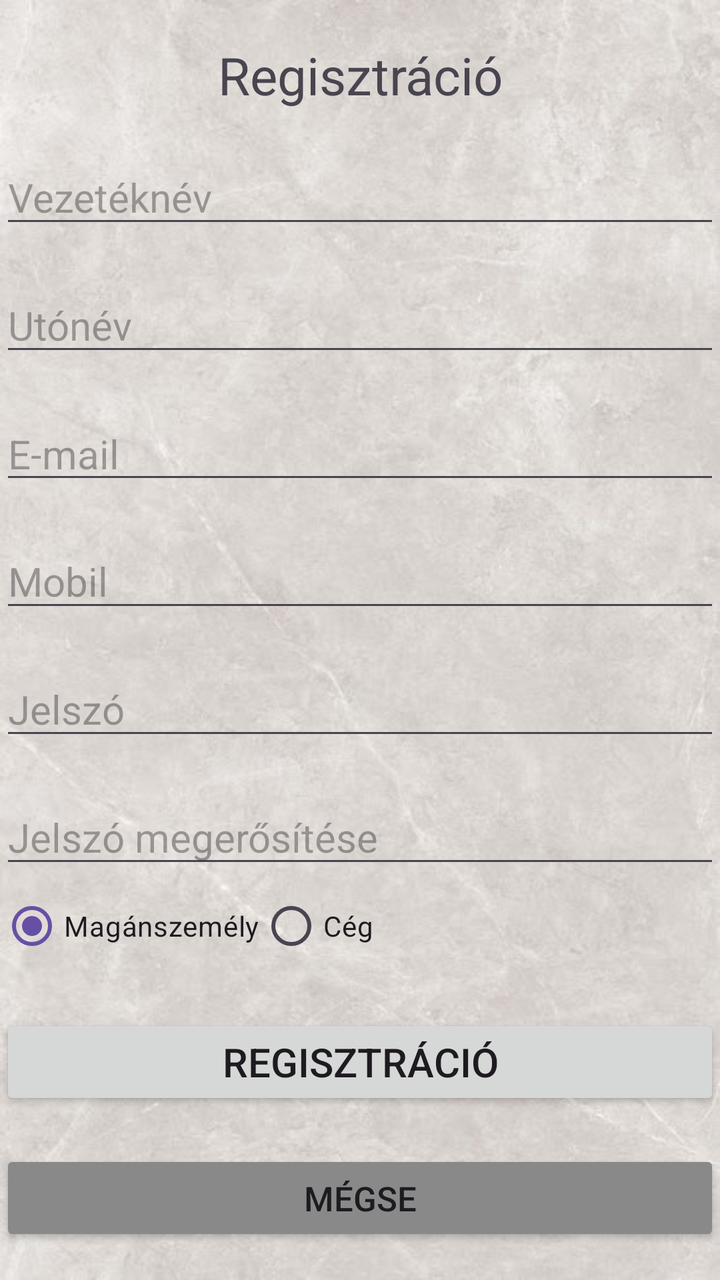
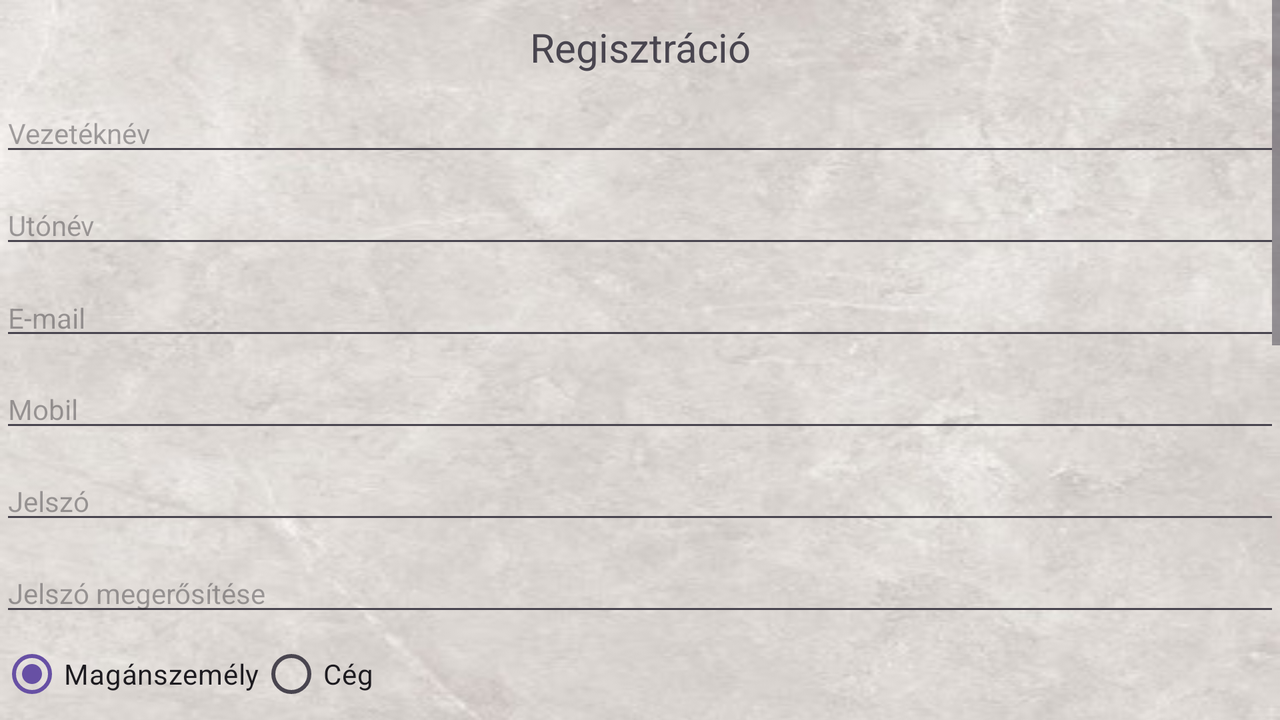

Compare how this app lays out the same screen by default and in its alternative resource folder. The renders come first, then the two layout files and the values they reference.
<!-- AndroidManifest.xml: application theme Theme.CsempeShop -->
<!-- res/layout/activity_register.xml -->
<?xml version="1.0" encoding="utf-8"?>
<RelativeLayout
    xmlns:android="http://schemas.android.com/apk/res/android"
    xmlns:app="http://schemas.android.com/apk/res-auto"
    xmlns:tools="http://schemas.android.com/tools"
    android:layout_width="match_parent"
    android:layout_height="match_parent"
    tools:context=".RegisterActivity"
    android:background="@drawable/tiles_bg_1">

    <TextView
        android:id="@+id/registrationSiteTitle"
        android:layout_width="match_parent"
        android:layout_height="wrap_content"
        android:text="@string/registration"
        android:textSize="26dp"
        android:layout_marginTop="20dp"
        android:layout_alignParentStart="true"
        android:layout_alignParentEnd="true"
        android:textAlignment="center"
        tools:layout_editor_absoluteX="28dp"
        tools:layout_editor_absoluteY="148dp" />

    <EditText
        android:id="@+id/lastnameEditText"
        android:layout_width="match_parent"
        android:layout_height="wrap_content"
        android:layout_below="@id/registrationSiteTitle"
        android:layout_alignParentStart="true"
        android:layout_alignParentEnd="true"
        android:layout_marginTop="20dp"
        android:ems="10"
        android:hint="@string/lastname"
        android:inputType="textPersonName"
        android:textSize="20dp"
        />

    <EditText
        android:id="@+id/firstnameEditText"
        android:layout_width="match_parent"
        android:layout_height="wrap_content"
        android:layout_below="@id/lastnameEditText"
        android:layout_alignParentStart="true"
        android:layout_alignParentEnd="true"
        android:layout_marginTop="20dp"
        android:ems="10"
        android:hint="@string/firstname"
        android:inputType="textPersonName"
        android:textSize="20dp"
        />

    <EditText
        android:id="@+id/emailEditText"
        android:layout_width="match_parent"
        android:layout_height="wrap_content"
        android:layout_below="@id/firstnameEditText"
        android:layout_alignParentStart="true"
        android:layout_alignParentEnd="true"
        android:layout_marginTop="20dp"
        android:ems="10"
        android:hint="@string/email"
        android:inputType="textEmailAddress"
        android:textSize="20dp"
        />

    <EditText
        android:id="@+id/mobileEditText"
        android:layout_width="match_parent"
        android:layout_height="wrap_content"
        android:layout_below="@id/emailEditText"
        android:layout_alignParentStart="true"
        android:layout_alignParentEnd="true"
        android:layout_marginTop="20dp"
        android:ems="10"
        android:hint="@string/mobil"
        android:inputType="phone"
        android:textSize="20dp"
        />

    <EditText
        android:id="@+id/passwordEditText"
        android:layout_width="match_parent"
        android:layout_height="wrap_content"
        android:layout_below="@id/mobileEditText"
        android:layout_alignParentStart="true"
        android:layout_alignParentEnd="true"
        android:layout_marginTop="20dp"
        android:ems="10"
        android:hint="@string/password"
        android:inputType="textPassword"
        android:textSize="20dp"
        />

    <EditText
        android:id="@+id/confirmPasswordEditText"
        android:layout_width="match_parent"
        android:layout_height="wrap_content"
        android:layout_below="@id/passwordEditText"
        android:layout_alignParentStart="true"
        android:layout_alignParentEnd="true"
        android:layout_marginTop="20dp"
        android:ems="10"
        android:hint="@string/confirmPassword"
        android:inputType="textPassword"
        android:textSize="20dp"
        />
    <RadioGroup
        android:id="@+id/accountTypeRadioGroup"
        android:layout_width="wrap_content"
        android:layout_height="wrap_content"
        android:orientation="horizontal"
        android:layout_below="@id/confirmPasswordEditText">

        <RadioButton
            android:id="@+id/accountRadioPrivate"
            android:layout_height="wrap_content"
            android:layout_width="wrap_content"
            android:text="@string/private_customer"
            android:checked="true"/>

        <RadioButton
            android:id="@+id/accountRadioCompany"
            android:layout_height="wrap_content"
            android:layout_width="wrap_content"
            android:text="@string/company" />
    </RadioGroup>



    <Button
        android:id="@+id/registerButton"
        android:layout_width="wrap_content"
        android:layout_height="wrap_content"
        android:text="@string/registration"
        android:layout_below="@id/accountTypeRadioGroup"
        android:layout_alignParentStart="true"
        android:layout_alignParentEnd="true"
        android:layout_marginTop="20dp"
        android:ems="10"
        android:textSize="20dp"
        android:onClick="register"
        />

    <Button
        android:id="@+id/cancelButton"
        android:layout_width="wrap_content"
        android:layout_height="wrap_content"
        android:text="@string/cancel"
        android:layout_below="@id/registerButton"
        android:layout_alignParentStart="true"
        android:layout_alignParentEnd="true"
        android:layout_marginTop="20dp"
        android:ems="10"
        android:textSize="17dp"
        android:onClick="cancel"
        android:backgroundTint="@color/grey"
        />

</RelativeLayout>
<!-- resources referenced by this layout -->
<resources>
  <color name="grey">#898989</color>
  <!-- drawable tiles_bg_1: jpg bitmap (drawable, 50965 bytes) -->
  <string name="cancel">Mégse</string>
  <string name="company">Cég</string>
  <string name="confirmPassword">Jelszó megerősítése</string>
  <string name="email">E-mail\n</string>
  <string name="firstname">Utónév</string>
  <string name="lastname">Vezetéknév</string>
  <string name="mobil">Mobil</string>
  <string name="password">Jelszó</string>
  <string name="private_customer">Magánszemély</string>
  <string name="registration">Regisztráció</string>
  <style name="Theme.CsempeShop" parent="Base.Theme.CsempeShop" />
  <style name="Base.Theme.CsempeShop" parent="Theme.Material3.DayNight.NoActionBar">
          
          
      </style>
</resources>
<!-- res/layout-land/activity_register.xml (the author's variant of the layout above) -->
<!-- drawn on the phone turned sideways -->
<?xml version="1.0" encoding="utf-8"?>
<ScrollView
    xmlns:android="http://schemas.android.com/apk/res/android"
    android:layout_width="match_parent"
    android:layout_height="match_parent">
<RelativeLayout
    xmlns:android="http://schemas.android.com/apk/res/android"
    xmlns:app="http://schemas.android.com/apk/res-auto"
    xmlns:tools="http://schemas.android.com/tools"
    android:layout_width="match_parent"
    android:layout_height="match_parent"
    tools:context=".RegisterActivity"
    android:background="@drawable/tiles_bg_1">

    <TextView
        android:id="@+id/registrationSiteTitle"
        android:layout_width="match_parent"
        android:layout_height="wrap_content"
        android:text="@string/registration"
        android:textSize="20dp"
        android:layout_marginTop="10dp"
        android:layout_alignParentStart="true"
        android:layout_alignParentEnd="true"
        android:textAlignment="center"
        tools:layout_editor_absoluteX="28dp"
        tools:layout_editor_absoluteY="148dp" />

    <EditText
        android:id="@+id/lastnameEditText"
        android:layout_width="match_parent"
        android:layout_height="wrap_content"
        android:layout_below="@id/registrationSiteTitle"
        android:layout_alignParentStart="true"
        android:layout_alignParentEnd="true"
        android:layout_marginTop="10dp"
        android:ems="10"
        android:hint="@string/lastname"
        android:inputType="textPersonName"
        android:textSize="14dp"
        />

    <EditText
        android:id="@+id/firstnameEditText"
        android:layout_width="match_parent"
        android:layout_height="wrap_content"
        android:layout_below="@id/lastnameEditText"
        android:layout_alignParentStart="true"
        android:layout_alignParentEnd="true"
        android:layout_marginTop="10dp"
        android:ems="10"
        android:hint="@string/firstname"
        android:inputType="textPersonName"
        android:textSize="14dp"
        />

    <EditText
        android:id="@+id/emailEditText"
        android:layout_width="match_parent"
        android:layout_height="wrap_content"
        android:layout_below="@id/firstnameEditText"
        android:layout_alignParentStart="true"
        android:layout_alignParentEnd="true"
        android:layout_marginTop="10dp"
        android:ems="10"
        android:hint="@string/email"
        android:inputType="textEmailAddress"
        android:textSize="14dp"
        />

    <EditText
        android:id="@+id/mobileEditText"
        android:layout_width="match_parent"
        android:layout_height="wrap_content"
        android:layout_below="@id/emailEditText"
        android:layout_alignParentStart="true"
        android:layout_alignParentEnd="true"
        android:layout_marginTop="10dp"
        android:ems="10"
        android:hint="@string/mobil"
        android:inputType="phone"
        android:textSize="14dp"
        />

    <EditText
        android:id="@+id/passwordEditText"
        android:layout_width="match_parent"
        android:layout_height="wrap_content"
        android:layout_below="@id/mobileEditText"
        android:layout_alignParentStart="true"
        android:layout_alignParentEnd="true"
        android:layout_marginTop="10dp"
        android:ems="10"
        android:hint="@string/password"
        android:inputType="textPassword"
        android:textSize="14dp"
        />

    <EditText
        android:id="@+id/confirmPasswordEditText"
        android:layout_width="match_parent"
        android:layout_height="wrap_content"
        android:layout_below="@id/passwordEditText"
        android:layout_alignParentStart="true"
        android:layout_alignParentEnd="true"
        android:layout_marginTop="10dp"
        android:ems="10"
        android:hint="@string/confirmPassword"
        android:inputType="textPassword"
        android:textSize="14dp"
        />
    <RadioGroup
        android:id="@+id/accountTypeRadioGroup"
        android:layout_width="wrap_content"
        android:layout_height="wrap_content"
        android:orientation="horizontal"
        android:layout_below="@id/confirmPasswordEditText">

        <RadioButton
            android:id="@+id/accountRadioPrivate"
            android:layout_height="wrap_content"
            android:layout_width="wrap_content"
            android:text="@string/private_customer"
            android:checked="true"/>

        <RadioButton
            android:id="@+id/accountRadioCompany"
            android:layout_height="wrap_content"
            android:layout_width="wrap_content"
            android:text="@string/company" />
    </RadioGroup>



    <Button
        android:id="@+id/registerButton"
        android:layout_width="wrap_content"
        android:layout_height="wrap_content"
        android:text="@string/registration"
        android:layout_below="@id/accountTypeRadioGroup"
        android:layout_alignParentStart="true"
        android:layout_alignParentEnd="true"
        android:layout_marginTop="10dp"
        android:ems="10"
        android:textSize="13dp"
        android:onClick="register"
        />

    <Button
        android:id="@+id/cancelButton"
        android:layout_width="wrap_content"
        android:layout_height="wrap_content"
        android:text="@string/cancel"
        android:layout_below="@id/registerButton"
        android:layout_alignParentStart="true"
        android:layout_alignParentEnd="true"
        android:layout_marginTop="10dp"
        android:ems="10"
        android:textSize="13dp"
        android:onClick="cancel"
        android:backgroundTint="@color/grey"
        />

</RelativeLayout>
</ScrollView>
